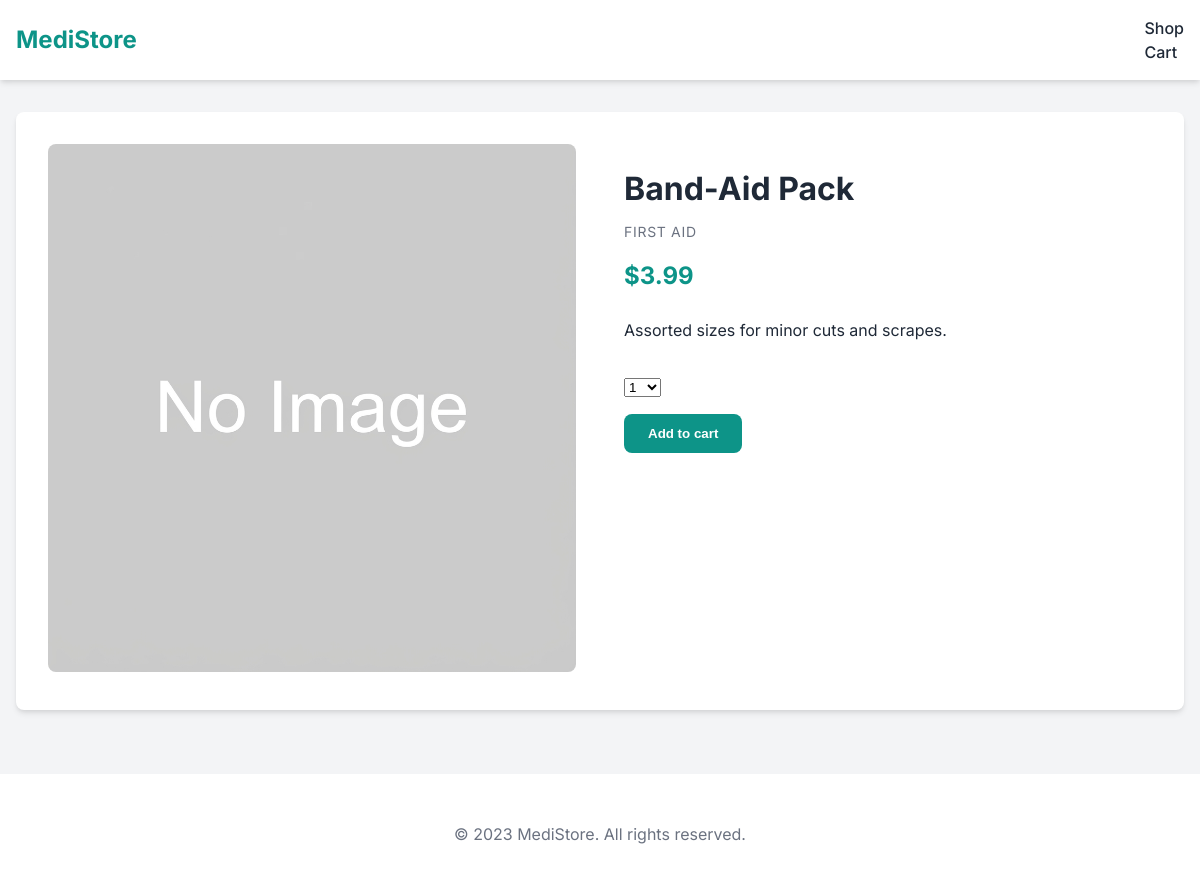
The page /4/band-aid-pack/ on the database its author committed.
### store/models.py (models this page shows, shortened)
class Medicine(models.Model):
    category = models.ForeignKey(Category, related_name='medicines', on_delete=models.CASCADE)
    name = models.CharField(max_length=200)
    slug = models.SlugField(unique=True)
    image = models.ImageField(upload_to='medicines/')
    description = models.TextField(blank=True)
    price = models.DecimalField(max_digits=10, decimal_places=2)
    stock = models.PositiveIntegerField()
    is_prescription_required = models.BooleanField(default=False)
    available = models.BooleanField(default=True)
    created = models.DateTimeField(auto_now_add=True)
    updated = models.DateTimeField(auto_now=True)

class Category(models.Model):
    name = models.CharField(max_length=200)
    slug = models.SlugField(unique=True)
    image = models.ImageField(upload_to='categories/', blank=True, null=True)
    class Meta:
        verbose_name_plural = 'Categories'

### store/views.py (the view)
# urls.py: path('<int:id>/<slug:slug>/', views.product_detail, name='product_detail'),
def product_detail(request, id, slug):
    medicine = get_object_or_404(Medicine,
                                 id=id,
                                 slug=slug,
                                 available=True)
    cart_product_form = CartAddProductForm()
    return render(request, 'store/product/detail.html',
                  {'medicine': medicine,
                   'cart_product_form': cart_product_form})

### store/forms.py
class CartAddProductForm(forms.Form):
    quantity = forms.TypedChoiceField(choices=PRODUCT_QUANTITY_CHOICES, coerce=int)
    override = forms.BooleanField(required=False, initial=False, widget=forms.HiddenInput)

### templates/store/product/detail.html (shortened to what this page needs)
{% extends "store/base.html" %}
{% load static %}
{% block content %}
    <div class="product-detail">
        <div class="detail-image">
            <img src="{% if medicine.image %}{{ medicine.image.url }}{% else %}{% static 'img/no_image.png' %}{% endif %}">
        </div>
        <div class="detail-info">
            <h1>{{ medicine.name }}</h1>
            <div class="product-category" style="margin-bottom: 1rem;">
                <a href="{{ medicine.category.get_absolute_url }}">{{ medicine.category.name }}</a>
            </div>
            <div class="detail-price">${{ medicine.price }}</div>
            <p>{{ medicine.description|linebreaks }}</p>
            <form action="{% url 'store:cart_add' medicine.id %}" method="post" style="margin-top: 2rem;">
                <div class="form-group" style="max-width: 100px;">
                    {{ cart_product_form.quantity }}
                </div>
                <input type="submit" value="Add to cart" class="btn">
            </form>
        </div>
    </div>
{% endblock %}

### static/css/style.css (style rules this page uses)
:root { --primary-color: #0d9488; --primary-dark: #0f766e; --secondary-color: #f0fdfa; --text-color: #1f2937; --light-text: #6b7280; --white: #ffffff; --gray-100: #f3f4f6; --gray-200: #e5e7eb; --shadow: 0 4px 6px -1px rgba(0, 0, 0, 0.1), 0 2px 4px -1px rgba(0, 0, 0, 0.06); --radius: 0.5rem; }
body { font-family: 'Inter', sans-serif; color: var(--text-color); background-color: var(--gray-100); margin: 0; padding: 0; line-height: 1.5; }
a { text-decoration: none; color: inherit; }
.product-category { font-size: 0.875rem; color: var(--light-text); text-transform: uppercase; letter-spacing: 0.05em; }
.product-detail { display: grid; grid-template-columns: 1fr 1fr; gap: 3rem; background-color: var(--white); padding: 2rem; border-radius: var(--radius); box-shadow: var(--shadow); margin-top: 2rem; }
.detail-image img { width: 100%; border-radius: var(--radius); }
.detail-info h1 { font-size: 2rem; margin-bottom: 0.5rem; }
.detail-price { font-size: 1.5rem; color: var(--primary-color); font-weight: 700; margin-bottom: 1.5rem; }
.btn { display: inline-block; background-color: var(--primary-color); color: var(--white); padding: 0.75rem 1.5rem; border-radius: var(--radius); font-weight: 600; border: none; cursor: pointer; transition: background-color 0.2s; }
.form-group { margin-bottom: 1rem; }

### rows shown on the page
Medicine: name "Band-Aid Pack", category.name "FIRST AID", price "3.99", description "Assorted sizes for minor cuts and scrapes."
